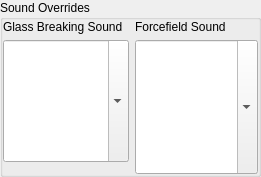
        <widget class="QGroupBox" name="IDC_STATIC_5">
          <property name="title">
            <string>Sound Overrides</string>
          </property>
          <property name="visible">
            <bool>true</bool>
          </property>
          <property name="enabled">
            <bool>true</bool>
          </property>
          <property name="flat">
            <bool>false</bool>
          </property>
          <layout class="QGridLayout" name="layout_5">
            <property name="spacing">
              <number>6</number>
            </property>
            <property name="margin">
              <number>0</number>
            </property>
            <item row="0" column="0">
              <widget class="QLabel" name="IDC_STATIC_6">
                <property name="text">
                  <string>Glass Breaking Sound</string>
                </property>
                <property name="visible">
                  <bool>true</bool>
                </property>
                <property name="enabled">
                  <bool>true</bool>
                </property>
                <property name="alignment">
                  <set>Qt::AlignLeft</set>
                </property>
                <property name="minimumSize">
                  <size>
                    <width>109</width>
                    <height>13</height>
                  </size>
                </property>
                <property name="sizePolicy">
                  <sizepolicy hsizetype="Preferred" vsizetype="Preferred">
                    <horstretch>0</horstretch>
                    <verstretch>0</verstretch>
                  </sizepolicy>
                </property>
              </widget>
            </item>
            <item row="0" column="2">
              <widget class="QLabel" name="IDC_STATIC_7">
                <property name="text">
                  <string>Forcefield Sound</string>
                </property>
                <property name="visible">
                  <bool>true</bool>
                </property>
                <property name="enabled">
                  <bool>true</bool>
                </property>
                <property name="alignment">
                  <set>Qt::AlignLeft</set>
                </property>
                <property name="minimumSize">
                  <size>
                    <width>89</width>
                    <height>13</height>
                  </size>
                </property>
                <property name="sizePolicy">
                  <sizepolicy hsizetype="Preferred" vsizetype="Preferred">
                    <horstretch>0</horstretch>
                    <verstretch>0</verstretch>
                  </sizepolicy>
                </property>
              </widget>
            </item>
            <item row="1" column="0" colspan="2">
              <widget class="QComboBox" name="IDC_BGOS_COMBO">
                <property name="visible">
                  <bool>true</bool>
                </property>
                <property name="enabled">
                  <bool>true</bool>
                </property>
                <property name="editable">
                  <bool>true</bool>
                </property>
                <property name="minimumSize">
                  <size>
                    <width>116</width>
                    <height>122</height>
                  </size>
                </property>
                <property name="sizePolicy">
                  <sizepolicy hsizetype="Preferred" vsizetype="Preferred">
                    <horstretch>0</horstretch>
                    <verstretch>0</verstretch>
                  </sizepolicy>
                </property>
              </widget>
            </item>
            <item row="1" column="2" rowspan="2" colspan="2">
              <widget class="QComboBox" name="IDC_FFOS_COMBO">
                <property name="visible">
                  <bool>true</bool>
                </property>
                <property name="enabled">
                  <bool>true</bool>
                </property>
                <property name="editable">
                  <bool>true</bool>
                </property>
                <property name="minimumSize">
                  <size>
                    <width>123</width>
                    <height>134</height>
                  </size>
                </property>
                <property name="sizePolicy">
                  <sizepolicy hsizetype="Preferred" vsizetype="Preferred">
                    <horstretch>0</horstretch>
                    <verstretch>0</verstretch>
                  </sizepolicy>
                </property>
              </widget>
            </item>
          </layout>
          <property name="minimumSize">
            <size>
              <width>253</width>
              <height>61</height>
            </size>
          </property>
          <property name="sizePolicy">
            <sizepolicy hsizetype="Preferred" vsizetype="Preferred">
              <horstretch>0</horstretch>
              <verstretch>0</verstretch>
            </sizepolicy>
          </property>
        </widget>
